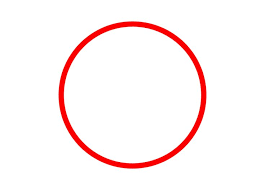
#> input picture Day8_pillow_opencv_task/abc.png, 265 x 190 px, found by its file name
$ jupyter execute --allow-errors circle.ipynb
#> lines starting #> are read from the running program, lines starting #| are printed output that depends on the picture; after the words box and inside, x2 and y2 are one past the last pixel; in counts of white or black regions, pixels touching at a corner belong together
[cell 1]
import cv2
import numpy as np
import matplotlib.pyplot as plt

path = 'D:/ML1BootCamp/Day8_pillow_openCVtask/abc.png'

circle = cv2.imread(path)
#> circle is the input picture: shape (190, 265, 3); mean B, G, R 243, 243.1, 254.4

cv2.imshow('Circle Image', circle)
cv2.waitKey(0)
cv2.destroyAllWindows()

[cell 2]
import cv2
import numpy as np
import matplotlib.pyplot as plt
path = r'D:/ML1BootCamp/Day8_pillow_openCVtask/abc.png'

circle = cv2.imread(path)


# Convert the image to HSV
hsv_image = cv2.cvtColor(circle, cv2.COLOR_BGR2HSV)
#> hsv_image: shape (190, 265, 3); mean H, S, V 5.8, 12, 254.5


# lower_red = np.array([0, 0, 0])
# upper_red = np.array([180, 255, 100])
# Define the lower and upper HSV thresholds for red color
lower_red = np.array([0, 100, 100], dtype=np.uint8)
upper_red = np.array([10, 255, 255], dtype=np.uint8)

# Create an HSV mask for the red object
red_mask = cv2.inRange(hsv_image, lower_red, upper_red)
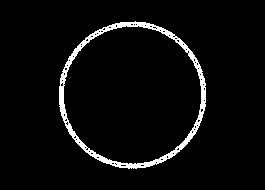
#> red_mask: shape (190, 265); 4.2% white; 1 white region, box (x1, y1, x2, y2) and area: (59, 21, 206, 169) 2138

result_image = cv2.bitwise_and(circle, circle, mask=red_mask)
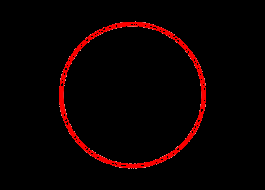
#> result_image: shape (190, 265, 3); mean B, G, R 0.5, 0.5, 10.4
# Display the result
# cv2.imshow('Orignal Image', circle)
# cv2.imshow('hsv', hsv_image)
# cv2.imshow('red mask', red_mask)
cv2.imshow('resulted', result_image)
cv2.waitKey(0)
cv2.destroyAllWindows()

[cell 3]
import cv2
import numpy as np

path = r'D:/ML1BootCamp/Day8_pillow_openCVtask/abc.png'

circle = cv2.imread(path)

# Convert the image to HSV
hsv_image = cv2.cvtColor(circle, cv2.COLOR_BGR2HSV)

# Define the lower and upper HSV thresholds for red color
lower_red = np.array([0, 100, 100], dtype=np.uint8)
upper_red = np.array([10, 255, 255], dtype=np.uint8)

# Create an HSV mask for the red object
red_mask = cv2.inRange(hsv_image, lower_red, upper_red)

# Set the intensity values of the red regions to black in the original image
circle[red_mask != 0] = [0, 0, 0]
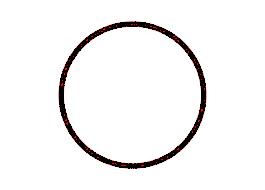
#> circle: shape (190, 265, 3); 4.25% of pixels changed, all inside (x1, y1, x2, y2) = (59, 21, 206, 169)

# Display the result
cv2.imshow('Original Image', circle)
cv2.waitKey(0)
cv2.destroyAllWindows()

[cell 4]
path =r'D:/ML1BootCamp/Day8_pillow_openCVtask/abc.png'
circle = cv2.imread(path)

# Create a circular mask
height, width = circle.shape[:2]
#> height = 190; width = 265
mask = np.zeros((height, width), dtype=np.uint8)
center = (width // 2, height // 2)
#> center = (132, 95)
radius = 71
cv2.circle(mask, center, radius, 255, thickness=6)
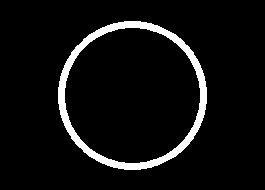
#> mask: shape (190, 265); 6.2% white; 1 white region, box (x1, y1, x2, y2) and area: (58, 21, 207, 170) 3106

# Set the color of the circle to black
circle[mask == 255] = [0, 0, 0]
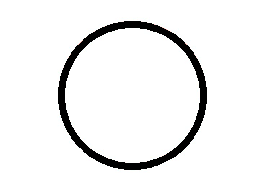
#> circle: shape (190, 265, 3); 6.17% of pixels changed, all inside (x1, y1, x2, y2) = (58, 21, 207, 170)

# Display the result
# cv2.imshow('red', circle)
# cv2.imshow('mask', mask)
cv2.imshow('Modified Image', circle)
cv2.waitKey(0)
cv2.destroyAllWindows()
